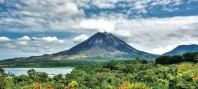
#> input picture arenal.jpg, 198 x 89 px
$ python P4.py
#> lines starting #> are read from the running program, lines starting #| are printed output that depends on the picture; long printed decimals are rounded
#############################################################################
#                                                                           #
# Proyecto 4: Simulación de modulación 16-QAM para envío de imagenes por un #
# canal ruidoso                                                             #
#                                                                           #
# Estudiante: Andrés Corrales Vargas                                        #
# Carnet: B72400                                                            #
# Grupo: 2                                                                  #
#                                                                           #
#############################################################################

# *************************** PYTHON LIBRARIES **************************** #

from PIL import Image
from scipy import fft
import matplotlib.pyplot as plt
import numpy as np
import time

# ************************* FUNCIONES IMPORTANTES ************************* #


def fuente_info(imagen):
    '''
    Una función que simula una fuente de
    información al importar una imagen y
    retornar un vector de NumPy con las
    dimensiones de la imagen, incluidos los
    canales RGB: alto x largo x 3 canales

    :param imagen: Una imagen en formato JPG
    :return: un vector de pixeles
    '''
#> called with imagen = 'arenal.jpg'
    img = Image.open(imagen)
#> img is the input picture: PIL image 198x89 RGB; mean R, G, B 129.7, 152.6, 147.8

    return np.array(img)


def rgb_a_bit(array_imagen):
    '''
    Convierte los pixeles de base
    decimal (de 0 a 255) a binaria
    (de 00000000 a 11111111).

    :param imagen: array de una imagen
    :return: Un vector de (1 x k) bits 'int'
    '''
    # Obtener las dimensiones de la imagen
    x, y, z = array_imagen.shape

    # Número total de elementos (pixeles x canales)
    n_elementos = x * y * z

    # Convertir la imagen a un vector unidimensional de n_elementos
    pixeles = np.reshape(array_imagen, n_elementos)

    # Convertir los canales a base 2
    bits = [format(pixel, '08b') for pixel in pixeles]
    bits_Rx = np.array(list(''.join(bits)))

    return bits_Rx.astype(int)


def canal_ruidoso(senal_Tx, Pm, SNR):
    '''Un bloque que simula un medio de trans-
    misión no ideal (ruidoso) empleando ruido
    AWGN. Pide por parámetro un vector con la
    señal provieniente de un modulador y un
    valor en decibelios para la relación señal
    a ruido.

    :param senal_Tx: El vector del modulador
    :param Pm: Potencia de la señal modulada
    :param SNR: Relación señal-a-ruido en dB
    :return: La señal modulada al dejar el canal
    '''
    # Potencia del ruido generado por el canal
    Pn = Pm / pow(10, SNR/10)

    # Generando ruido auditivo blanco gaussiano (potencia = varianza)
    ruido = np.random.normal(0, np.sqrt(Pn), senal_Tx.shape)

    # Señal distorsionada por el canal ruidoso
    senal_Rx = senal_Tx + ruido

    return senal_Rx


def bits_a_rgb(bits_Rx, dimensiones):
    '''
    Un blque que decodifica el los bits
    recuperados en el proceso de demodulación

    :param: Un vector de bits 1 x k
    :param dimensiones: Tupla con dimensiones de la img.
    :return: Un array con los pixeles reconstruidos
    '''
    # Cantidad de bits
    N = len(bits_Rx)

    # Se reconstruyen los canales RGB
    bits = np.split(bits_Rx, N / 8)

    # Se decofican los canales:
    canales = [int(''.join(map(str, canal)), 2) for canal in bits]
    pixeles = np.reshape(canales, dimensiones)

    return pixeles.astype(np.uint8)


def modulador16QAM(bits, fc, mpb):
    '''
    Un método que simula el esquema de
    modulación digital 16-QAM.

    :param bits: Vector unidimensional de bits
    :param fc: Frecuencia de la portadora en Hz
    :param mpb: Cantidad de muestras por bit en onda portadora
    :return: El vector con la señal modulada
    :return: La potencia promedio de la señal modulada
    :return: La onda coseno de la señal portadora s(t)
    :return: La onda seno de la señal portadora s(t)
    :return: Los bits de entrada (señal moduladora)
    '''

    # 1. Parámetros de la 'señal' de información (bits)
    N = len(bits)  # Cantidad de bits

    # 2. Construyendo un periodo de la señal portadora s(t)
    Tc = 1 / fc  # Periodo [s],

    # Dado que dos bits son representados en un mismo periodo, se
    # multiplica mpb*2 (para representar dos símbolos por periodo)
    t_periodo = np.linspace(0, Tc, mpb*2)

    # Creación de un periodo de la portadora senoidal
    portadora_sen = np.sin(2*np.pi*fc*t_periodo)

    # Creación de un periodo de la portadora cosenoidal
    portadora_cos = np.cos(2*np.pi*fc*t_periodo)

    # 3. Inicializar la señal modulada s(t)
    t_simulacion = np.linspace(0, N*Tc, N*mpb)

    # Creación de la señal que se transmitirá por el canal ruidoso
    senal_Tx = np.zeros(t_simulacion.shape)

    # Señal moduladora (bits de entrada)
    moduladora = np.zeros(t_simulacion.shape)

    # 4. Asignar las formas de onda según los bits (16-QAM)
    for i in range(0, N, 4):
        if (bits[i] == 0 and bits[i+1] == 0):
            senal_Tx[i*mpb:(i+2)*mpb] = portadora_cos * -3
            moduladora[i*mpb:(i+1)*mpb] = 0
            moduladora[(i+1)*mpb:(i+2)*mpb] = 0

        elif (bits[i] == 0 and bits[i+1] == 1):
            senal_Tx[i*mpb:(i+2)*mpb] = portadora_cos * -1
            moduladora[i*mpb:(i+1)*mpb] = 0
            moduladora[(i+1)*mpb:(i+2)*mpb] = 1

        elif (bits[i] == 1 and bits[i+1] == 1):
            senal_Tx[i*mpb:(i+2)*mpb] = portadora_cos * 1
            moduladora[i*mpb:(i+1)*mpb] = 1
            moduladora[(i+1)*mpb:(i+2)*mpb] = 1

        else:
            senal_Tx[i*mpb:(i+2)*mpb] = portadora_cos * 3
            moduladora[i*mpb:(i+1)*mpb] = 1
            moduladora[(i+1)*mpb:(i+2)*mpb] = 0

        if (bits[i+2] == 0 and bits[i+3] == 0):
            senal_Tx[(i+2)*mpb:(i+4)*mpb] = portadora_sen * 3
            moduladora[(i+2)*mpb:(i+3)*mpb] = 0
            moduladora[(i+3)*mpb:(i+4)*mpb] = 0

        elif (bits[i+2] == 0 and bits[i+3] == 1):
            senal_Tx[(i+2)*mpb:(i+4)*mpb] = portadora_sen * 1
            moduladora[(i+2)*mpb:(i+3)*mpb] = 0
            moduladora[(i+3)*mpb:(i+4)*mpb] = 1

        elif (bits[i+2] == 1 and bits[i+3] == 1):
            senal_Tx[(i+2)*mpb:(i+4)*mpb] = portadora_sen * -1
            moduladora[(i+2)*mpb:(i+3)*mpb] = 1
            moduladora[(i+3)*mpb:(i+4)*mpb] = 1

        else:
            senal_Tx[(i+2)*mpb:(i+4)*mpb] = portadora_sen * -3
            moduladora[(i+2)*mpb:(i+3)*mpb] = 1
            moduladora[(i+3)*mpb:(i+4)*mpb] = 0

    # 5. Calcular la potencia promedio de la señal modulada
    P_senal_Tx = (1 / (N*Tc)) * np.trapz(pow(senal_Tx, 2), t_simulacion)

    return senal_Tx, P_senal_Tx, portadora_sen, portadora_cos, moduladora


def demodulador16QAM(senal_Rx, portadora_sen, portadora_cos, mpb):
    '''
    Un método que simula un bloque demodulador de señales, bajo un
    esquema 16-QAM. El criterio de demodulación se basa en
    decodificación por detección de energía.

    :param senal_Rx: La señal recibida del canal
    :param portadora_sen: La parte seno de la onda portadora c(t)
    :param mpb: Número de muestras por bit
    :return: Los bits de la señal demodulada
    :return: La señal demodulada
    '''
    # Cantidad de muestras en senal_Rx
    M = len(senal_Rx)

    # Cantidad de bits (símbolos) en transmisión
    N = int(M / mpb)

    # Vector para bits obtenidos por la demodulación
    bits_Rx = np.zeros(N)

    # Vector para la señal demodulada
    senal_demodulada = np.zeros(senal_Rx.shape)

    # Demodulación:
    for i in range(0, N, 4):

        # Producto interno de dos funciones para la portadora coseno
        producto_cos = (senal_Rx[i*mpb:(i+2)*mpb] * portadora_cos)
        Ep_cos = np.sum(producto_cos)

        # Reconstruyendo la parte coseno de la señal demodulada
        senal_demodulada[i*mpb:(i+2)*mpb] = producto_cos

        # Producto interno de dos funciones para la portadora seno
        producto_sen = (senal_Rx[(i+2)*mpb:(i+4)*mpb] * portadora_sen)
        Ep_sen = np.sum(producto_sen)

        # Reconstruyendo la parte seno de la señal demodulada
        senal_demodulada[(i+2)*mpb:(i+4)*mpb] = producto_sen

        # Criterio de decisión por detección de energía: Las energias tienden
        # a ser muy altas y se encontró mediante varias pruebas, que el valor
        # tal que se pueda diferenciar un 1 de un 3 o o un -3 de un -1 es -40
        # y 40

        # Criterio de decisión por detección de energía en portadora coseno
        if Ep_cos > 40:
            bits_Rx[i] = 1
            bits_Rx[i+1] = 0

        elif Ep_cos > 0 and Ep_cos < 40:
            bits_Rx[i] = 1
            bits_Rx[i+1] = 1

        elif Ep_cos > -40 and Ep_cos < 0:
            bits_Rx[i] = 0
            bits_Rx[i+1] = 1

        elif Ep_cos < -40:
            bits_Rx[i] = 0
            bits_Rx[i+1] = 0

        # Criterio de decisión por detección de energía en portadora seno
        if Ep_sen > 40:
            bits_Rx[i+2] = 0
            bits_Rx[i+3] = 0

        elif Ep_sen > 0 and Ep_sen < 40:
            bits_Rx[i+2] = 0
            bits_Rx[i+3] = 1

        elif Ep_sen > -40 and Ep_sen < 0:
            bits_Rx[i+2] = 1
            bits_Rx[i+3] = 1

        elif Ep_sen < -40:
            bits_Rx[i+2] = 1
            bits_Rx[i+3] = 0

    return bits_Rx.astype(int), senal_demodulada


# ******************************* PARTE 1 ********************************* #

# Print de título
print("Parte 1: Señales e imagen transmitida y recuperada\n")

# Parámetros
fc = 5000  # Frecuencia de la portadora
mpb = 20   # Muestras por bit en la portadora
SNR = -5   # Relación señal-a-ruido del canal

# Iniciar medición del tiempo de simulación
inicio = time.time()

# 1. Importar y convertir la imagen a trasmitir
imagen_Tx = fuente_info('arenal.jpg')
dimensiones = imagen_Tx.shape
#> dimensiones = (89, 198, 3)

# 2. Codificar los pixeles de la imagen
bits_Tx = rgb_a_bit(imagen_Tx)
#> in rgb_a_bit, `bits = [format(pixel, '08b') for pixel in pixeles]`: bits = 52866 items

# 3. Modular la cadena de bits usando el esquema 16-QAM
senal_Tx, Pm, portadora_sen, portadora_cos, modul = modulador16QAM(bits_Tx,
                                                                   fc, mpb)
#> in modulador16QAM, `N = len(bits)`: N = 422928
#> in modulador16QAM, `P_senal_Tx = (1 / (N*Tc)) * np.trapz(pow(senal_Tx, 2), t_simulacion)`: P_senal_Tx = 2.44
#> Pm = 2.44; portadora_sen = 40 values, max 0.999 at index 10, min -0.999 at index 29, mean -4.16e-17; portadora_cos = 40 values, max 1 at index 0, min -0.997 at index 19, mean 0.025

# 4. Se transmite la señal modulada, por un canal ruidoso
senal_Rx = canal_ruidoso(senal_Tx, Pm, SNR)
#> in canal_ruidoso, `Pn = Pm / pow(10, SNR/10)`: Pn = 7.7

# 5. Se desmodula la señal recibida del canal
bits_Rx, senal_demodulada = demodulador16QAM(senal_Rx, portadora_sen,
                                             portadora_cos, mpb)
#> in demodulador16QAM, `M = len(senal_Rx)`: M = 8458560
#> in demodulador16QAM, `N = int(M / mpb)`: N = 422928
#> the loop in demodulador16QAM, `for i in range(0, N, 4):` made 105732 passes
#> (Ep_cos, Ep_sen) on passes 1 to 3: (76.45, -61.45), (-57.79, 60.61), (96.62, -7.39)

# 6. Visualizar el cambio entre las señales
fig, (ax1, ax2, ax3, ax4) = plt.subplots(nrows=4, sharex=True, figsize=(14, 7))

# La onda cuadrada moduladora (bits de entrada)
ax1.plot(modul[0:1000], color='r', lw=2)
ax1.set_title("Señales importantes de modulación 16-QAM")
ax1.set_ylabel('$b(t)$')

# La señal modulada por 16-QAM
ax2.plot(senal_Tx[0:1000], color='g', lw=2)
ax2.set_ylabel('$s(t)$')

# La señal modulada al dejar el canal
ax3.plot(senal_Rx[0:1000], color='b', lw=2)
ax3.set_ylabel('$s(t) + n(t)$')

# La señal demodulada
ax4.plot(senal_demodulada[0:1000], color='m', lw=2)
ax4.set_ylabel('$b^{\prime}(t)$')
ax4.set_xlabel('$t$ / milisegundos')
fig.tight_layout()
plt.show()
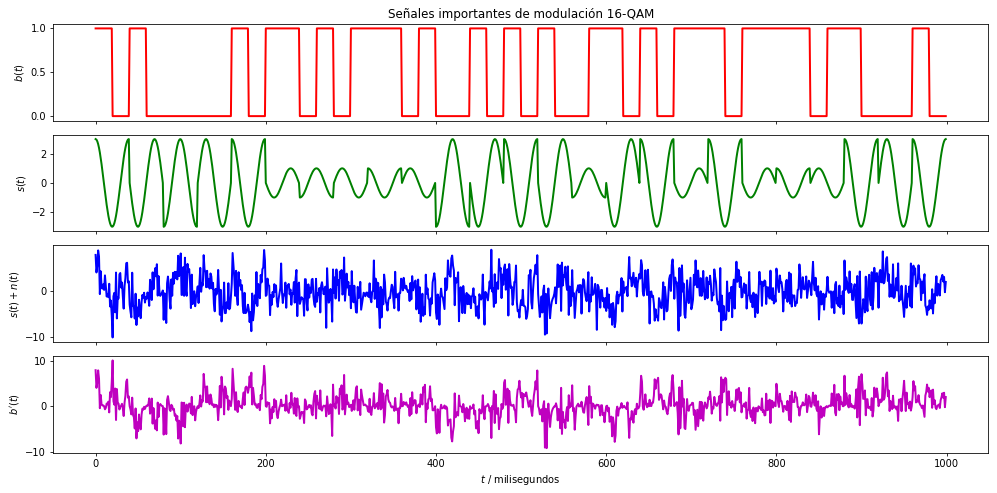
#> figure drawn by matplotlib, 4 panels; panel 4: curve peaks at x = 20, y = 10.04

# 7. Se visualiza la imagen recibida
imagen_Rx = bits_a_rgb(bits_Rx, dimensiones)
#> in bits_a_rgb, `bits = np.split(bits_Rx, N / 8)`: bits = 52866 items
#> in bits_a_rgb, `pixeles = np.reshape(canales, dimensiones)`:
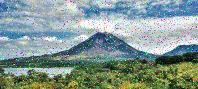
#> pixeles: shape (89, 198, 3) int64; mean of channels 0, 1, 2 130.4, 151.8, 145.6; drawn as R, G, B
Fig = plt.figure(figsize=(10, 6))

# 8. Cálculo del tiempo de simulación
print('Duración de la simulación: ', time.time() - inicio)

# 9. Calcular número de errores
print("\nTransmisión de imagen con SNR = {}".format(SNR))
errores = sum(abs(bits_Tx - bits_Rx))
#> errores = 17412
BER = errores/len(bits_Tx)
#> BER = 0.0412
print('{} errores, para un BER de {:0.4f}.'.format(errores, BER))
#| 17412 errores, para un BER de 0.0412.

# 10. Mostrar imagen transmitida
ax = Fig.add_subplot(1, 2, 1)
imgplot = plt.imshow(imagen_Tx)
ax.set_title('Imagen Transmitida')

# 11. Mostrar imagen recuperada
ax = Fig.add_subplot(1, 2, 2)
imgplot = plt.imshow(imagen_Rx)
ax.set_title('Imagen Recuperada')
Fig.tight_layout()

plt.imshow(imagen_Rx)
plt.show()
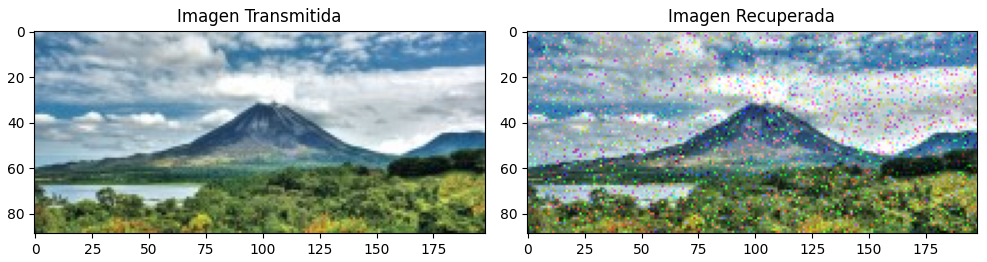
#> figure drawn by matplotlib, 2 panels


# ******************************* PARTE 2 ********************************* #

# Print de título
print("\n\nParte 2: Ergodicidad de senal_Tx\n")

# 1. Cálculo del promedio estadístico de senal_Tx

# El promedio estadístico es también el valor esperado
E_senal_Tx = np.average(senal_Tx)
#> E_senal_Tx = 0.00386

print("Promedio estadístico de senal_Tx: {:0.9f}".format(E_senal_Tx))
#| Promedio estadístico de senal_Tx: 0.00386

# 2. Cálculo del promedio temporal

# Muestras de la señal
Nm = len(senal_Tx)
#> Nm = 8458560

# Número de símbolos (198 x 89 x 8 x 3)
Ns = Nm // mpb
#> Ns = 422928

# Tiempo de un periodo
Tc = 1 / fc

# Periodo en segundos de un ciclo

t_simulacion = np.linspace(0, Ns*Tc, Ns*mpb)

T = t_simulacion[len(t_simulacion)-1]
#> T = 84.59

# Como se integra de 0 a infinito, no es necesario poner 2T en denominador
# antes de integral. Solo debe ponerse T.
A_senal_Tx = (1 / T) * np.trapz(senal_Tx, t_simulacion)
#> A_senal_Tx = 0.00386

print("Promedio temporal de senal_Tx: {:0.9f}".format(A_senal_Tx))
#| Promedio temporal de senal_Tx: 0.00386

# 3. Cálculo de porcentaje de error entre el promedio estadístico y temporal
Porcentaje_Error = (abs(A_senal_Tx-E_senal_Tx)/A_senal_Tx)*100
#> Porcentaje_Error = 0.00458

print("Porcentaje de error entre promedios: {:0.9f}%".format(Porcentaje_Error))
#| Porcentaje de error entre promedios: 0.004583%

# Prueba de ergodicidad con 0.01% de tolerancia

if (Porcentaje_Error < 0.01):
    print("\nConclusión: senal_Tx es un proceso ergódico.")

else:
    print("\nConclusión: senal_Tx NO es un proceso ergódico.")


# ******************************* PARTE 3 ********************************* #

# Transformada de Fourier
senal_f = fft.fft(senal_Tx)

# Muestras de la señal
Nm = len(senal_Tx)

# Número de símbolos (198 x 89 x 8 x 3)
Ns = Nm // mpb

# Tiempo del símbolo = medio periodo de la onda portadora (dos símbolos por
# periodo por usar modulación 16-QAM)
Ts = 1 / (2*fc)

# Tiempo entre muestras (hay dos muestras por período de muestreo)
Tm = (2*Ts) / mpb

# Tiempo de la simulación
T = Ns * Ts
#> T = 42.29

# Espacio de frecuencias
f = np.linspace(0.0, 1.0/(2.0*Tm), Nm//2)

# Gráfica
print("\n\nParte 3: Densidad Espectral de Potencia de senal_Tx\n")
plt.plot(f, 2.0/Nm * np.power(np.abs(senal_f[0:Nm//2]), 2))
plt.xlim(0, 10000)
plt.title("Densidad Espectral de Potencia de senal_Tx")
plt.xlabel("Frecuencia (Hz)")
plt.ylabel("Magnitud")
plt.grid()
plt.show()
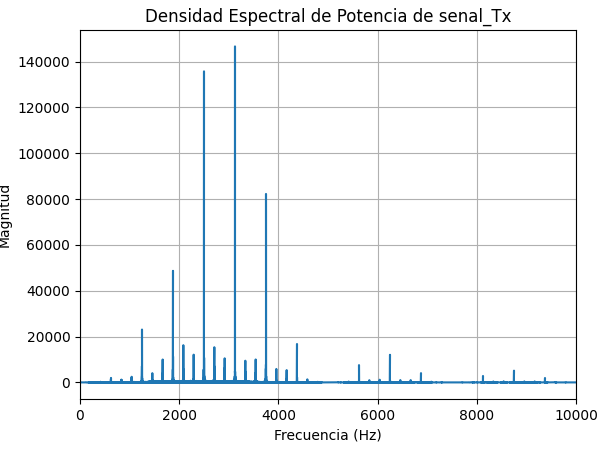
#> figure drawn by matplotlib, 1 panel; curve peaks at x = 3125, y = 146624.1
